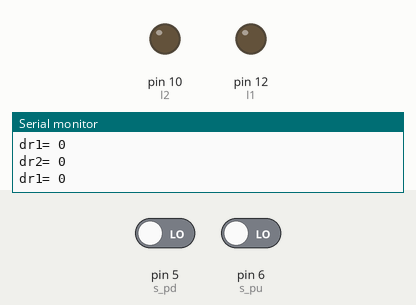
Bench run of a sketch on a simulated Arduino Uno, built with avr-gcc and run on an emulated ATmega328P. Shown: output pins drawn as LEDs (lit = HIGH), the last lines printed to the serial monitor. The inputs (shaded band) are chosen by the test bench; at power-on: pin 5 (s_pd) LOW, pin 6 (s_pu) LOW.

Above: at 1.2 s.
1.3 s: pin 5 (s_pd) driven HIGH
At 2.3 s:
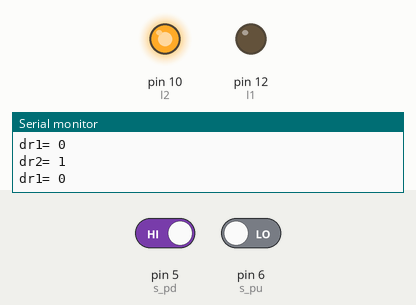
2.8 s: pin 6 (s_pu) driven HIGH
At 3.4 s:
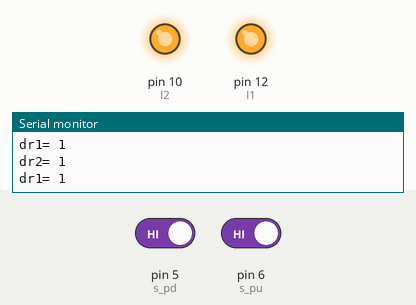
4.3 s: pin 5 (s_pd) driven LOW
At 5.5 s:
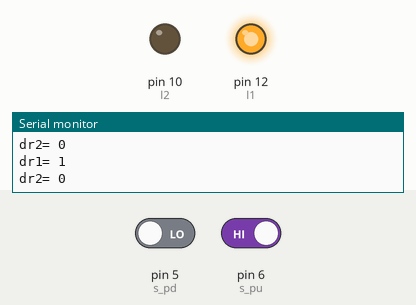
5.8 s: pin 6 (s_pu) driven LOW
At 6.7 s:
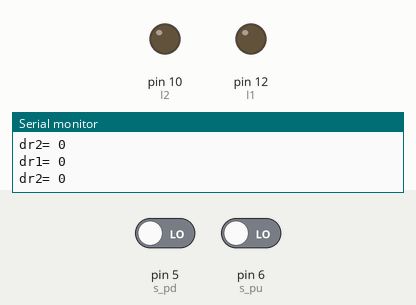
Timing chart, 0 to 8.3 s (numbered marks = the images above; inputs shaded):
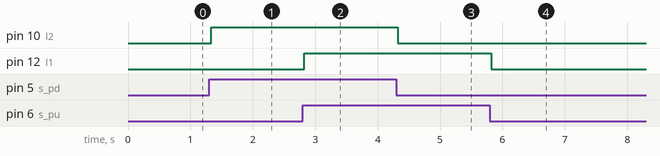

Measured:
- after the input at 1.3 s, pin 10 (l2): LOW → HIGH at once
- after the input at 2.8 s, pin 12 (l1): LOW → HIGH at once
- after the input at 4.3 s, pin 10 (l2): HIGH → LOW at once
- after the input at 5.8 s, pin 12 (l1): HIGH → LOW at once

The sketch:

PullUP_and_PullDOWN_Resistor_Demonstration.ino
```cpp
// PullUP and PullDOWN Resistor Demonstration
int l1=12;
int l2=10;
int s_pu=6;
int s_pd=5;
int dr1,dr2;
void setup() {
  Serial.begin(9600);
  pinMode(l1,OUTPUT);
  pinMode(l2,OUTPUT);
  pinMode(s_pu,INPUT);
  pinMode(s_pd,INPUT);
}

void loop() {
  dr1=digitalRead(s_pu);
  dr2=digitalRead(s_pd);
  Serial.print("dr1= ");
  Serial.println(dr1);
  Serial.print("dr2= ");
  Serial.println(dr2);

  if(dr1==1){
    digitalWrite(l1,HIGH);
  }
  else{
    digitalWrite(l1,LOW);
  }

  if(dr2==1){
    digitalWrite(l2,HIGH);
  }
  else{
    digitalWrite(l2,LOW);
  }

}
```
